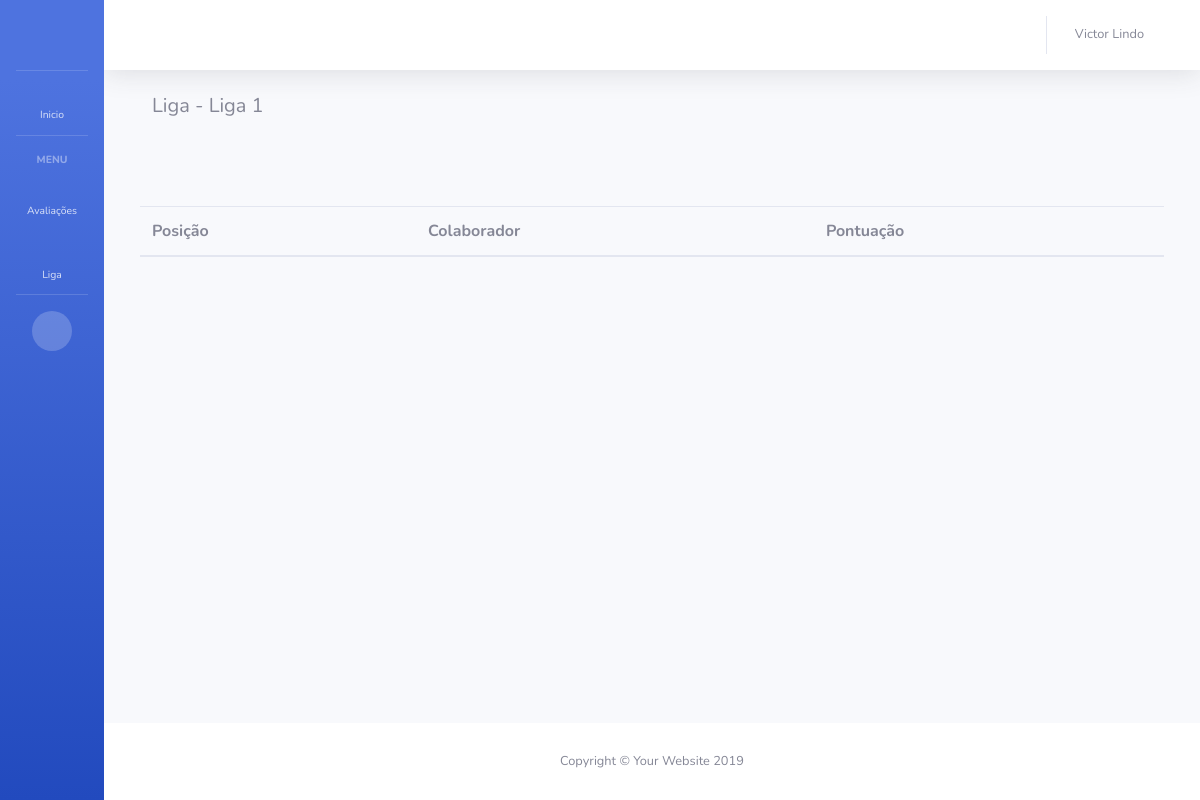
The page /minhas-ligas/liga/4/ (signed in) on the database as committed earlier.
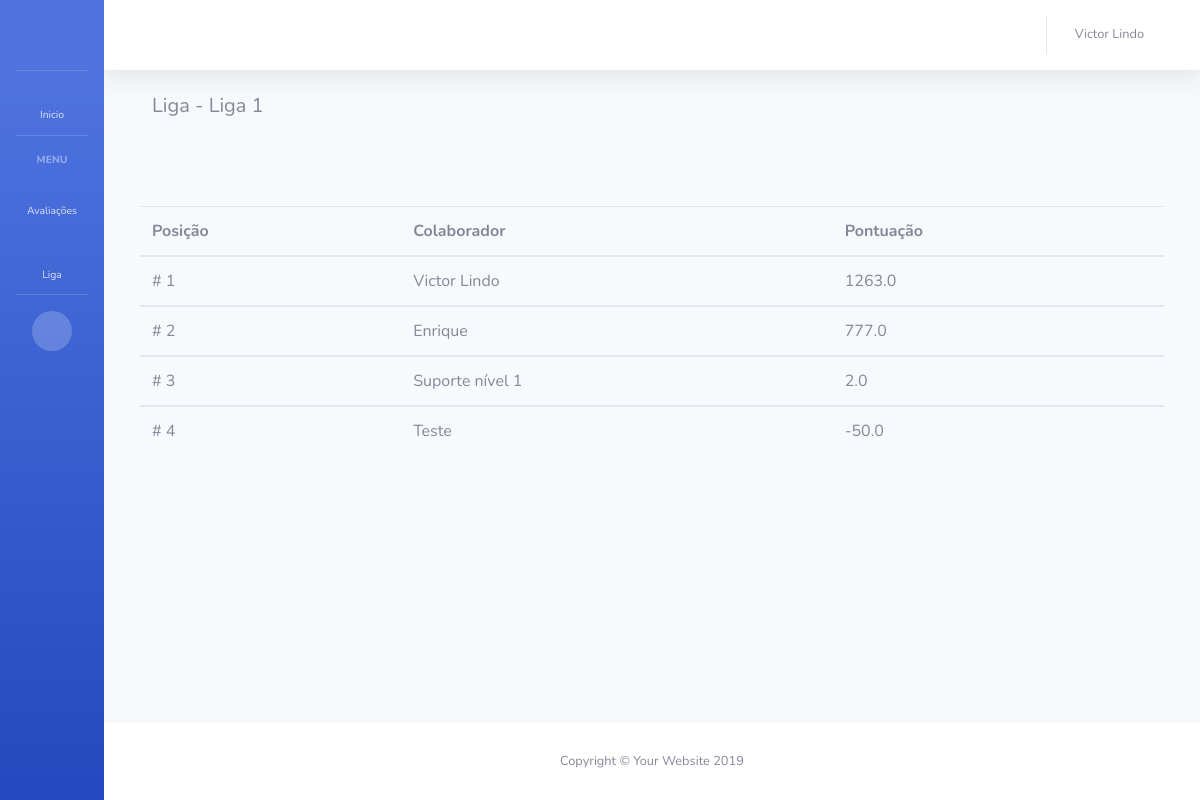
The same page on the database as committed later.
### app_maxliga/models.py (models this page shows, shortened)
class Colaborador(models.Model):
    usuario = models.OneToOneField(User, on_delete=models.SET_NULL, blank=True, null=True, verbose_name='Usuário')
    departamento = models.ForeignKey(Departamento, on_delete=models.SET_NULL, blank=True, null=True, verbose_name='Cargo do colaborador')
    liga = models.ForeignKey(Liga, on_delete=models.SET_NULL, blank=True, null=True, verbose_name='Liga do colaborador')
    nome = models.CharField('Nome do funcionário', max_length=128)
    data_cadastro = models.DateTimeField('Data de criação', auto_now_add=True)
    pontuacao = models.FloatField('Pontuação colaborador', blank=True, default=0)
    maxcoins = models.FloatField('MaxCoins colaborador', blank=True, default=0)

class Liga(models.Model):
    nome = models.CharField('Nome da liga', max_length=128)
    def __str__(self):
        return self.nome

### app_maxliga/views.py (the view)
# urls.py: path('minhas-ligas/liga/<int:id>/', ranking_liga, name='ranking_liga'),
@login_required
def ranking_liga(request, id):
    user = request.user.id
    colaborador = Colaborador.objects.get(usuario=user)
    ranking = Colaborador.objects.filter(liga=id).order_by('-pontuacao')
    lista_ranking = []
    cont = 1
    for posicao in ranking:
        lista_posicao = [cont, posicao.nome, posicao.pontuacao]
        lista_ranking.append(lista_posicao)
        cont +=1
    data = {
        'colaborador': colaborador,
        'ranking': ranking,
        'lista_ranking': lista_ranking
    }
    return render(request, 'app_maxliga/ranking_liga.html', data)

### app_maxliga/templates/app_maxliga/ranking_liga.html
{% extends 'base.html' %}
{% block BodyHeading %}
<div class="container">
    <div class="row">
        <div class="col">
            <h5>Liga - {{colaborador.liga}}</h5>
        </div>
    </div>
        <div class="row" style="margin-top:80px;">
            <table class="table">
                <thead>
                <tr>
                    <th scope="col">Posição</th>
                    <th scope="col">Colaborador</th>
                    <th scope="col">Pontuação</th>
                </tr>
                </thead>
                {% for posicao in lista_ranking %}
                <tbody>
                <tr>
                    <td># {{ posicao.0 }}</td>
                    <td>{{ posicao.1 }}</td>
                    <td> {{ posicao.2 }} </td>
                </tr>
                </tbody>
                {% endfor %}
            </table>
        </div>
</div>
{% endblock %}

### app_maxliga/templates/base.html (shortened to what this page needs)
{% load static %}
<!DOCTYPE html>
<html lang="pt-br">
<head>
  <link href="{% static 'vendor/fontawesome-free/css/all.min.css' %}" rel="stylesheet" type="text/css">
  <link href="{% static 'css/sb-admin-2.min.css' %}" rel="stylesheet">
</head>
<body id="page-top">
  <div id="wrapper">
    <ul class="navbar-nav bg-gradient-primary sidebar sidebar-dark accordion toggled" id="accordionSidebar">
      <a class="sidebar-brand d-flex align-items-center justify-content-center" href="{% url 'home' %}">
        <div class="sidebar-brand-icon">
          <i class="fas fa-grip-lines"></i>
        </div>
      </a>
      <hr class="sidebar-divider my-0">
      <li class="nav-item">
        <a class="nav-link" href="{% url 'home' %}">
          <i class="fas fa-fw fa-home"></i>
          <span>Inicio</span></a>
      </li>
      <hr class="sidebar-divider">
      <div class="sidebar-heading">
        Menu
      </div>
      <li class="nav-item">
        <a class="nav-link collapsed" href="#" data-toggle="collapse" data-target="#collapsePages" aria-expanded="true" aria-controls="collapsePages">
          <i class="fas fa-fw fa-stream"></i>
          <span>Avaliações</span>
        </a>
      </li>
      <li class="nav-item">
        <a class="nav-link collapsed" href="#" data-toggle="collapse" data-target="#collapseRanking" aria-expanded="true" aria-controls="collapsePages">
          <i class="fas fa-fw fa-flag"></i>
          <span>Liga</span>
        </a>
      </li>
      <hr class="sidebar-divider d-none d-md-block">
      <div class="text-center d-none d-md-inline">
        <button class="rounded-circle border-0" id="sidebarToggle"></button>
      </div>
    </ul>
    <div id="content-wrapper" class="d-flex flex-column">
      <div id="content">
        <nav class="navbar navbar-expand navbar-light bg-white topbar mb-4 static-top shadow">
          <ul class="navbar-nav ml-auto">
            <li class="nav-item dropdown no-arrow mx-1">
              <a class="nav-link dropdown-toggle" href="#" id="alertsDropdown" role="button" data-toggle="dropdown" aria-haspopup="true" aria-expanded="false">
                <i class="fas fa-bell fa-fw"></i>
              </a>
            </li>
            <li class="nav-item dropdown no-arrow">
              <a class="nav-link dropdown-toggle" href="#" id="userDropdown" role="button" data-toggle="dropdown" aria-haspopup="true" aria-expanded="false">
                <span class="mr-2 d-none d-lg-inline text-gray-600 small">{{ colaborador.nome }}</span>
                <i class="fas fa-user fa-fw"></i>
              </a>
            </li>
          </ul>
        </nav>
        <div class="container-fluid">
          {% block BodyHeading %}
          {% endblock %}
        </div>
      </div>
      <footer class="sticky-footer bg-white">
        <div class="container my-auto">
          <div class="copyright text-center my-auto">
            <span>Copyright &copy; Your Website 2019</span>
          </div>
        </div>
      </footer>
    </div>
  </div>
</body>
</html>

Rows that differ between the two databases and show on the page:
added Colaborador: nome "Enrique", pontuacao "777.0"
now on this page (row edited): Colaborador: nome "Suporte nível 1", pontuacao "2.0"
added Colaborador: nome "Teste", pontuacao "-50.0"
Other text that changed with them:
new list line: "# 1"
new list line: "Victor Lindo 1263.0"
new list line: "# 2"
new list line: "# 3"
new list line: "# 4"
